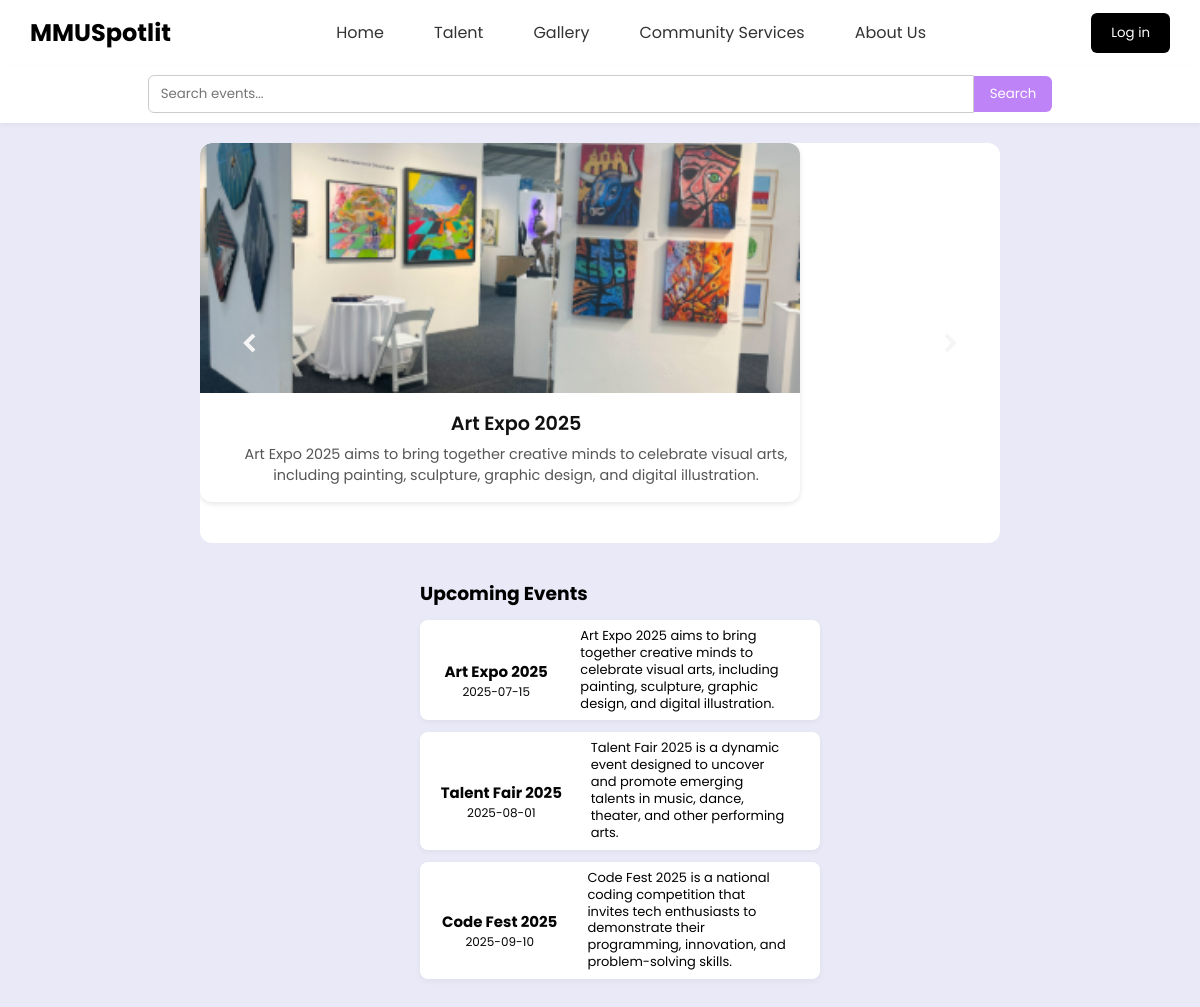
/php/dashboard.php, run on the app's committed database.
### tables this page shows
CREATE TABLE `event` (
  `eventID` int(11) NOT NULL,
  `adminID` int(11) NOT NULL,
  `event_title` varchar(200) DEFAULT NULL,
  `event_desc` varchar(500) DEFAULT NULL,
  `event_date` date DEFAULT NULL,
  `event_pic` varchar(255) DEFAULT NULL
);

### php/dashboard.php (the view, shortened to what this page needs)
<?php
include 'db_conn.php';
$loggedIn = isset($_SESSION['userID']);
$profileLink = '../php/talentProfile.php';
$search = $_GET['search'] ?? '';
$result = null;
if (!empty($search)) {
    $stmt = $conn->prepare("SELECT * FROM event WHERE event_title LIKE CONCAT('%', ?, '%') OR event_desc LIKE CONCAT('%', ?, '%') ORDER BY event_date ASC");
    $stmt->bind_param("ss", $search, $search);
    $stmt->execute();
    $result = $stmt->get_result();
} else {
    $sql = "SELECT * FROM event ORDER BY event_date ASC";
    $result = $conn->query($sql);
}
?>
<!DOCTYPE html>
<html>
<head>
    <link rel="stylesheet" href="../css/dashboard.css" />
    <link href='https://unpkg.com/boxicons@2.1.4/css/boxicons.min.css' rel='stylesheet'>
</head>
<body>
    <nav>
        <div class="navheader">
            <div class="navlogo">
                <a href="#">MMU<span>Spotlit</span></a>
            </div>
            <ul class="navlinks" id="nav-links">
                <li><a href="../php/dashboard.php">Home</a></li>
                <li><a href="../php/talent.php">Talent</a></li>
                <li><a href="../php/gallery.php">Gallery</a></li>
                <li><a href="../php/community.php">Community Services</a></li>
                <li class="dropdown">
                    <a href="../php/about.php">About Us</a>
                </li>
            </ul>
            <?php if ($loggedIn): ?>
        <ul class="navlinks">
          <li class="dropdown">
            <a href="#" class="dropbtn">Menu ▼</a>
            <ul class="dropdown-menu">
            <li><a href="<?= $profileLink ?>">My Profile</a></li>
        <?php if (isset($_SESSION['role']) && $_SESSION['role'] !== 'customer'): ?>
          <li><a href="../php/media.php">Media</a></li>
        <?php endif; ?>
              <li><a href="../php/logout.php">Log Out</a></li>
            </ul>
          </li>
        </ul>
      <?php else: ?>
        <a href="../src/register.php"><button type="button" class="loginbtn">Log in</button></a>
      <?php endif; ?>
        </div>
           <form class="search-bar" method="GET" action="dashboard.php">
                <input type="text" name="search" placeholder="Search events..." value="<?= htmlspecialchars($_GET['search'] ?? '') ?>">
                <button type="submit">Search</button>
            </form>
                <div class="content">
                    <div class="slider">
                        <div class="slides">
                    <?php
                    mysqli_data_seek($result, 0);
                    while ($row = $result->fetch_assoc()) {
                    echo '
                    <div class="slide-box">
                        <img class="slide-image-top" src="' . htmlspecialchars($row['event_pic']) . '" alt="' . htmlspecialchars($row['event_title']) . '"/>
                        <div class="slide-caption-under">
                            <h3>' . htmlspecialchars($row["event_title"]) . '</h3>
                            <p>' . htmlspecialchars(limitSentences($row["event_desc"], 1)) . '</p>
                        </div>
                    </div>';
                    }
                    mysqli_data_seek($result, 0);
                    ?>
                </div>
                <button class="prev" onclick="prevSlide()">
                    <i class='bx bxs-chevron-left'></i>
                </button>
                <button class="next" onclick="nextSlide()">
                    <i class='bx bxs-chevron-right'></i>
                </button>
        </div>
            <div class="event-container">
                <h3>Upcoming Events</h3>
                <?php
                function limitSentences($text, $limit = 1) {
                    $sentences = preg_split('/(?<=[.?!])\s+/', $text, -1, PREG_SPLIT_NO_EMPTY);
                    return implode(' ', array_slice($sentences, 0, $limit));
                }
                    if ($result->num_rows > 0) {
                        while($row = $result->fetch_assoc()) {
                            echo '
                            <div class="event">
                                <div class="event-left">
                                    <div class="event-info">
                                        <div class="event-name"><b>' . htmlspecialchars($row["event_title"]) . '</b></div>
                                        <div class="date-posted">' . htmlspecialchars($row["event_date"]) . '</div>
                                    </div>
                                </div>
                                <div class="event-right">
                                    <div class="event-description">
                                        ' . htmlspecialchars(limitSentences($row["event_desc"], 1)) . '
                                    </div>
                                </div>
                            </div>';
                        }
                    } else {
                        echo '<p>No events found.</p>';
                    }
                    ?>
                </div>
        </div>
    </nav>
</body>
</html>

### css/dashboard.css (style rules this page uses)
* { font-family: 'Poppins', sans-serif; margin: 0; padding: 0; }
html, body { height: 100%; margin: 0; padding: 0; }
body { display: flex; flex-direction: column; min-height: 100vh; background: #eae9f7; }
.navheader { display: flex; align-items: center; justify-content: space-between; padding: 10px 30px; background-color: #fff; box-shadow: 0 2px 5px rgba(0, 0, 0, 0.1); }
.navlogo a { font-weight: bold; font-size: 1.5rem; color: #000; text-decoration: none; }
.navlinks { list-style: none; display: flex; gap: 20px; align-items: center; }
.navlinks li { position: relative; }
.navlinks a { text-decoration: none; color: #333; padding: 10px 15px; display: block; }
.loginbtn { background-color: #000000; color: white; padding: 10px 20px; border: none; border-radius: 6px; cursor: pointer; }
.search-bar { display: flex; justify-content: center; align-items: center; padding: 10px 30px; background-color: #fff; box-shadow: 0 2px 5px rgba(0, 0, 0, 0.05); }
.search-bar input { width: 800px; padding: 8px 12px; border: 1px solid #ccc; border-radius: 6px 0 0 6px; outline: none; }
.search-bar button { padding: 8px 16px; border: none; background-color: #bf83f8; color: white; border-radius: 0 6px 6px 0; cursor: pointer; }
.event { display: flex; background: #ffffff; border-radius: 8px; box-shadow: 0 2px 6px rgba(0, 0, 0, 0.05); padding: 8px; gap: 12px; flex-direction: row; height: auto; align-items: stretch; }
.event-container { width: 400px; padding: 16px; margin-left: 40px; display: flex; flex-direction: column; gap: 12px; overflow: visible; }
.event .event-right { display: flex; flex-direction: row; justify-content: center; align-items: center; padding: 0 24px; height: 100%; }
.event .event-right .event-description { font-size: 13px; line-height: 1.3; max-width: 220px; justify-content: center; align-items: center; }
.event .event-left .event-info { padding: 10px; text-align: center; display: flex; flex-direction: column; justify-content: center; height: 100%; width: 100%; border-radius: 8px 0 0 8px; color: #040404; }
.event .event-left .event-info .event-name { font-size: 15px; }
.event .event-left .event-info .date-posted { font-size: 12px; }
.content { flex: 1; display: flex; flex-wrap: wrap; justify-content: center; align-items: flex-start; gap: 20px; padding: 20px; }
.slider { position: relative; width: 90%; height: 400px; max-width: 800px; overflow: hidden; border-radius: 12px; background: white; }
.slider button { position: absolute; top: 0; bottom: 0; font-size: 2rem; width: 100px; background-color: transparent; color: #fff; border: 2px solid transparent; cursor: pointer; display: flex; align-items: center; justify-content: center; }
.slider button i { color: whitesmoke; transition: color 0.2s ease; }
.prev { left: 0; }
.next { right: 0; }
.slide-box { background: white; border-radius: 12px; box-shadow: 0 2px 5px rgba(0,0,0,0.1); overflow: hidden; width: 100%; max-width: 600px; display: flex; flex-direction: column; align-items: center; justify-content: flex-start; }
.slide-image-top { width: 100%; height: 250px; object-fit: cover; display: block; }
.slide-caption-under { padding: 16px; text-align: center; width: 100%; }
.slide-caption-under h3 { font-size: 1.2rem; margin-bottom: 6px; font-weight: 600; color: #111; }
.slide-caption-under p { font-size: 0.9rem; color: #555; }

### data on the page
event: event_pic (picture), event_title "Art Expo 2025", event_desc "Art Expo 2025 aims to bring together creative minds to celebrate visual arts, including painting, sculpture, graphic design, and digital illustration.", event_date "2025-07-15"
event: event_title "Talent Fair 2025", event_date "2025-08-01", event_desc "Talent Fair 2025 is a dynamic event designed to uncover and promote emerging talents in music, dance, theater, and other performing arts."
event: event_title "Code Fest 2025", event_date "2025-09-10", event_desc "Code Fest 2025 is a national coding competition that invites tech enthusiasts to demonstrate their programming, innovation, and problem-solving skills."
